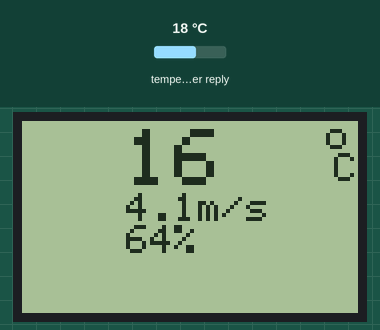
Recording of a sketch running on a simulated ESP8266 (NodeMCU). Shown: 84×48 one-colour display. Inputs (shaded band) come from the test bench; at power-on: temperature in the weather reply 18 °C. WiFi joins after 1.5 s; servers stay silent unless stated; the display library's start-up logo is not drawn; web services answer with replies made up by the test bench; what the sketch prints to the serial monitor is not drawn.

Above: at 4.4 s.

The sketch:

ESP32_Weather_Station.ino
```cpp
#include <SPI.h>
#include <Wire.h>
#include <ESP8266WiFi.h>
#include <ArduinoJson.h>
#include <Adafruit_GFX.h>
#include <Adafruit_PCD8544.h>


const char* ssid     = "Hi3d3n";
const char* password = "janinaja";
String CityID = "1275004";
String APIKEY = "1ba3812e01a8f615d2237c7279c98dd5";
#define ALTITUDE 9.14


float temperature = 0;
String humidity;
float pressure = 0;
int weatherID = 0;


WiFiClient client;
char* servername ="api.openweathermap.org";  // remote server we will connect to
String result;

int  iterations = 1800;
String weatherDescription ="";
String weatherLocation = "";
float Temperature;
Adafruit_PCD8544 display = Adafruit_PCD8544(D5, D7, D6, D1, D2);

void setup()
{

  Serial.begin(9600);
  display.begin();

  display.setContrast(50);
  display.display();
   WiFi.begin(ssid, password);


  while (WiFi.status() != WL_CONNECTED) {
    delay(500);

  }

  Serial.println("connected");
  delay(1000);


}

void loop() {


   getWeatherData();
   delay(60000);


}


void getWeatherData() //client function to send/receive GET request data.
{
  String result ="";
  WiFiClient client;
  const int httpPort = 80;
  if (!client.connect(servername, httpPort)) {
        return;
    }
      // We now create a URI for the request
    String url = "/data/2.5/forecast?id="+CityID+"&units=metric&cnt=1&APPID="+APIKEY;
   // String url="/data/2.5/forecast?q=Kolkata,IN&appid=1ba3812e01a8f615d2237c7279c98dd5";
       // This will send the request to the server
    client.print(String("GET ") + url + " HTTP/1.1\r\n" +
                 "Host: " + servername + "\r\n" +
                 "Connection: close\r\n\r\n");
    unsigned long timeout = millis();
    while (client.available() == 0) {
        if (millis() - timeout > 5000) {
            client.stop();
            return;
        }
    }

    // Read all the lines of the reply from server
    while(client.available()) {
        result = client.readStringUntil('\r');

    }

result.replace('[', ' ');
result.replace(']', ' ');

char jsonArray [result.length()+1];
result.toCharArray(jsonArray,sizeof(jsonArray));
jsonArray[result.length() + 1] = '\0';

StaticJsonBuffer<1024> json_buf;
JsonObject &root = json_buf.parseObject(jsonArray);
if (!root.success())
{
  Serial.println("parseObject() failed");
}

String location = root["city"]["name"];
display.clearDisplay();

String temperature = root["list"]["main"]["temp"];
String weather = root["list"]["weather"]["main"];
String description = root["list"]["weather"]["description"];
String idString = root["list"]["weather"]["id"];
String timeS = root["list"]["dt_txt"];
String windspeed = root["list"]["wind"]["speed"];
String humidity= root["list"]["main"]["humidity"];
weatherID = idString.toInt();
Serial.print(weatherID);
Serial.print(location);
Serial.print(temperature);
Serial.print(weather);
Serial.print(description);
Serial.print(timeS);
Serial.print(humidity);
Serial.println(windspeed);
Serial.println(result);

display.setTextSize(2);
  display.setTextColor(BLACK);
  display.setCursor(26,2);
  display.println(temperature);
    display.drawCircle(78,4,2,BLACK);
    display.setTextSize(1);
    display.setCursor(78,8);
  display.println("C");
  display.setTextSize(1);
  display.setCursor(26,18);
  //display.println(weather);
  display.println(windspeed+"m/s");
  display.setCursor(26,26);
  display.println(humidity+"%");
   //display.println(description);
  display.display();


}
```
